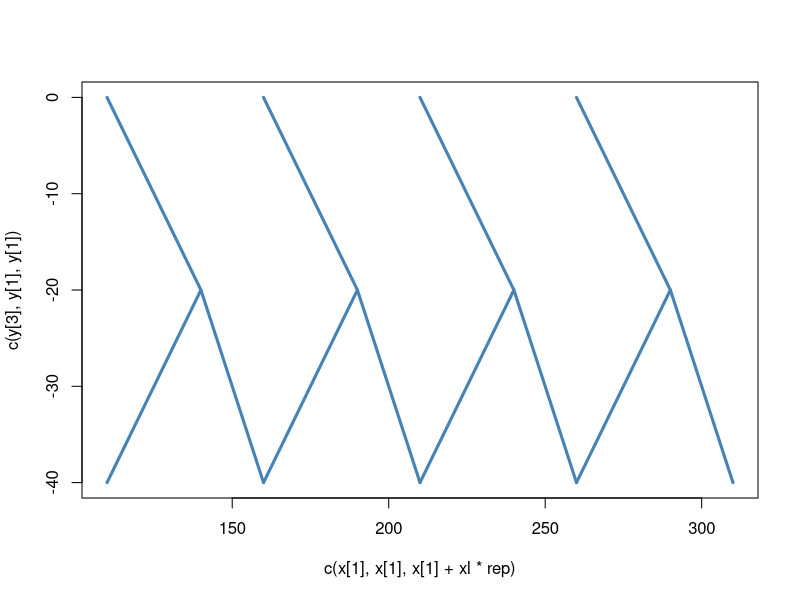

Write R code to recreate this figure.
#Написать и протестировать функцию, по умолчанию рисующую букву У по следующим 
#координатам (10,30); (30,70); (10,70); (20,50). Через управляющие параметры 
#реализовать следующие возможности изменения изображения: вытягивание вверх 
#(нижняя точка буквы неподвижна), вытягивание вправо (левая и нижняя точки буквы
#неподвижны), перемещение буквы как единого целого вверх-вниз, вправо-влево,
#зеркальное отражение буквы относительно оси Х (вниз), зеркальное отражение 
#буквы относительно оси Y (вправо), создание периодической функции – копирование
#буквы вправо (передавать как параметр кол-во повторов)
#
p1 <- c(10,30)
p2 <- c(30,70)
p3 <- c(10,70)
p4 <- c(20,50)

y.plot <- function(p1, 
                   p2, 
                   p3, 
                   p4, 
                   vy = 1, 
                   vx = 1,
                   px = 0,
                   py = 0,
                   mx = FALSE,
                   my = FALSE,
                   rep = 1
                   ){
  y <- c(p1[2],p2[2],p3[2],p4[2])
  x <- c(p1[1],p2[1],p3[1],p4[1])
  
  y <- sort(unique(y))
  
  x <- sort(unique(x))
  
  for (i in 2:length(y)){
    y[i] <- y[i]*vy
  }
  
  for (i in 2:length(x)){
    x[i] <- x[i]*vx
  }
  
  x <- x + px
  y <- y + py
  
  
  if (my){
    x <- x*(-1)
  }
  if (mx){
    y <- y*(-1)
  }
  
  xl <- max(x) - min(x)
  print(x)
  print(y)
  plot(x = c(x[1],x[1],x[1]+xl*rep),
       y = c(y[3],y[1],y[1]),
       col = 'white'
  )
  for (i in 1:rep){
  
  lines(x = c(x[1],x[2], x[3]),
        y = c(y[3],y[2], y[3]),
        col = 'steelblue',
        lwd = 3
        )
  lines(x = c(x[1], x[2]), 
        y = c(y[1], y[2]),
        col = 'steelblue',
        lwd = 3
  )
  x <- x + xl
  
  
  }
}
y.plot(p1,p2,p3,p4, vy = 1, vx = 2,px = 100, py = -30,mx = TRUE, rep = 4)

